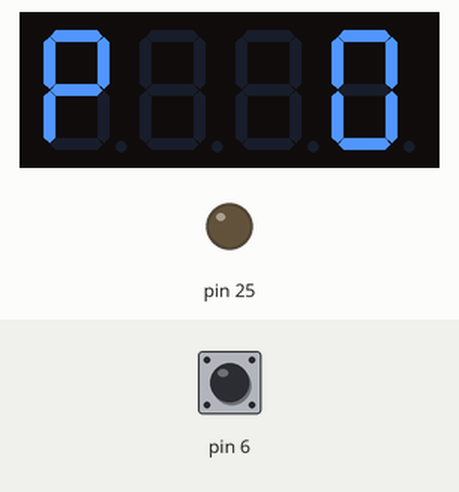
A program run on a simulated MicroPython board. Shown: 4-digit seven-segment display, output pins drawn as LEDs (lit = HIGH). Inputs (shaded band) come from the test bench; at power-on: pin 6 HIGH.

Above: at 1.2 s.
1.3 s: pin 6 pulled LOW for 0.15 s
At 2.2 s:
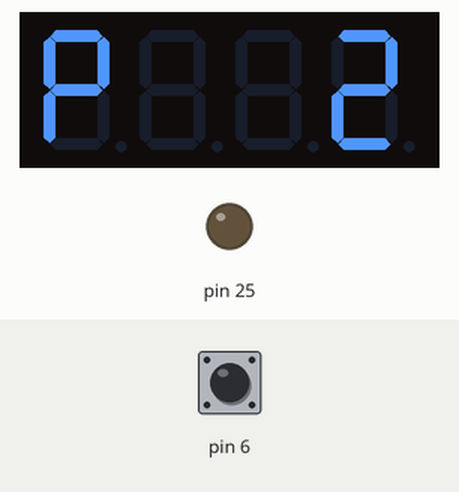
2.9 s: pin 6 pulled LOW for 1 s
At 3.7 s:
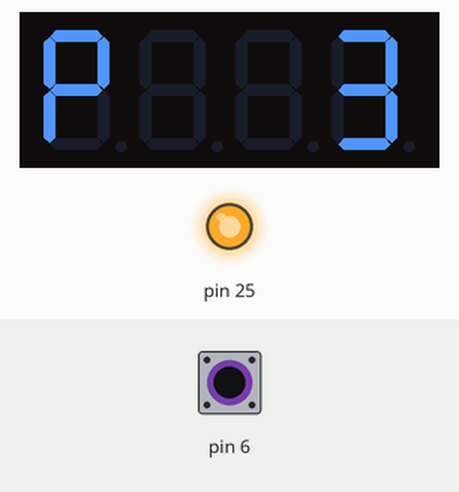
5.4 s: pin 6 pulled LOW for 0.15 s
At 6.5 s:
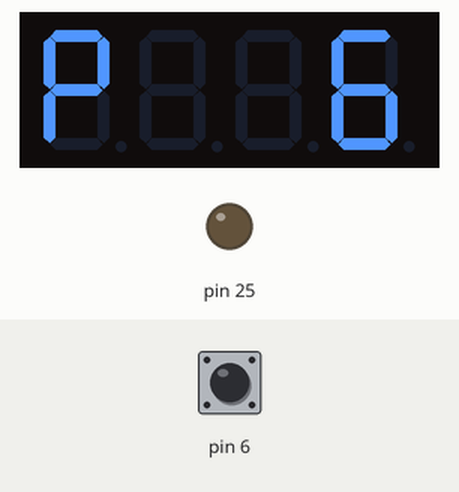
7.0 s: pin 6 pulled LOW for 1 s
At 7.8 s:
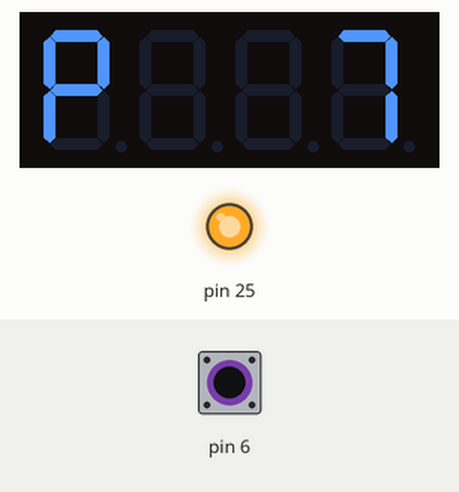
Timing chart, 0 to 10.0 s (numbered marks = the images above; inputs shaded):
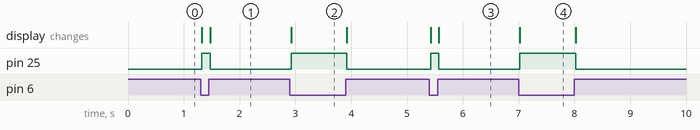

The program:

main.py
```python
"""
mpremote mip install github:mcauser/micropython-tm1637
"""

import tm1637
from machine import Pin, Timer

k_led_pin = int(25)
k_btn_pin = int(6)


class Test_tm1637:
    def __init__(self) -> None:
        self.disp = tm1637.TM1637(clk=Pin(19), dio=Pin(18))
        self.led = Pin(k_led_pin, Pin.OUT)
        self.value = 0
        self.btn = Pin(k_btn_pin, Pin.IN, Pin.PULL_UP)
        self.button_timer = Timer()

        self.disp.brightness(3)
        self.btn.irq(handler=self.button_callback)

        self.led.off()
        self.disp.show(f"P{self.value:3}")

    def button_callback(self, pin: Pin):

        def button_timer_callback(timer: Timer):
            self.value += 1
            if self.value > 127:
                self.value = 0

            self.disp.show(f"P{self.value:3}")

            if self.btn.value() is 0:
                self.led.on()
            else:
                self.led.off()

        # Delay the action for a few milliseconds to reject some noise
        self.button_timer.init(
            mode=Timer.ONE_SHOT, period=20, callback=button_timer_callback
        )


tm = Test_tm1637()

while 1:
    pass
```

Measured:
- after the input at 1.3 s, pin 25: LOW → HIGH at once, → LOW 0.15 s later; the display: first changes at once (image 1 shows a later state)
- after the input at 2.9 s, pin 25: LOW → HIGH at once, → LOW 1.0 s later; the display: changes at once (image 2)
- after the input at 5.4 s, pin 25: LOW → HIGH at once, → LOW 0.15 s later; the display: first changes at once (image 3 shows a later state)
- after the input at 7.0 s, pin 25: LOW → HIGH at once, → LOW 1.0 s later; the display: changes at once (image 4)
